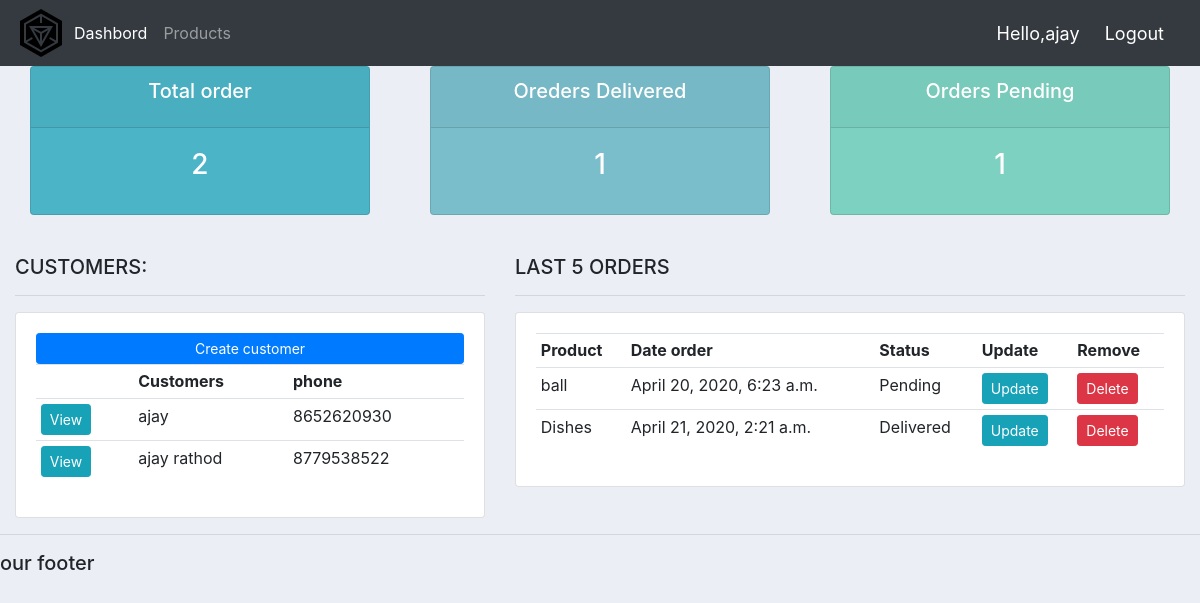
The app's page / (signed in) with its own data.
### accounts/models.py (models this page shows, shortened)
class Customer(models.Model):
	User = models.OneToOneField(User, null = True, on_delete = models.CASCADE)
	name = models.CharField(max_length = 200, null = True)
	phone = models.CharField(max_length = 200, null = True)
	email = models.CharField(max_length = 200, null = True)
	date_created = models.DateTimeField(auto_now_add = True, null = True)

class Order(models.Model):
	STATUS = (
			('Pending', 'Pending'),
			('Out for delivery', 'Out for delivery'),
			('Delivered', 'Delivered'),
		)
	customer = models.ForeignKey(Customer, null = True, on_delete = models.SET_NULL)
	product = models.ForeignKey(Product, null = True, on_delete = models.SET_NULL)
	date_created = models.DateTimeField(auto_now_add = True, null = True)
	status = models.CharField(max_length = 200, null = True, choices =STATUS)

class Product(models.Model):
	CATEGORY = (
			('Indoor', 'Indoor'),
			('Out Door', 'out Door'),
		)
	name = models.CharField(max_length = 200, null = True)
	price = models.FloatField(null = True)
	category = models.CharField(max_length = 200, null = True, choices = CATEGORY)
	description = models.CharField(max_length = 200, null = True, blank = True)
	date_created = models.DateTimeField(auto_now_add = True, null = True)
	tags = models.ManyToManyField(Tag)
	def __str__(self):
		return self.name

### accounts/decorators.py (the view)
	def wrapper_function(request, *args, **kwargs):
		group = None
		if request.user.groups.exists():
			group = request.user.groups.all()[0].name
		if group == 'customer':
			return redirect('user-page')
		if group == 'admin':
			return view_func(request, *args, **kwargs)

### accounts/views.py (called while the page is built)
@login_required(login_url = 'login')
@admin_only
def home(request):
	orders = Order.objects.all()
	customers = Customer.objects.all()
	total_customers = customers.count()
	total_orders = orders.count()
	delivered = orders.filter(status = 'Delivered').count()
	pending = orders.filter(status = 'Pending').count()
	context = {'orders':orders, 'customers':customers,
	 'total_orders':total_orders, 'delivered':delivered, 'pending':pending}
	return render(request, "accounts/dashbord.html", context)

### accounts/templates/accounts/dashbord.html
{% extends 'accounts/main.html' %}
{% block content %}
{% include 'accounts/status.html' %}
<br>
<div class="row">
	<div class="col-md-5">
		<h5>CUSTOMERS:</h5>
		<hr>
		<div class="card card-body">
			<a class="btn btn-primary btn-sm btn-block" href="">Create customer</a>
			<table class="table table-sm">
				<tr>
					<th></th>
					<th>Customers</th>
					<th>phone</th>
				</tr>
					{% for customer in customers %}
					<tr>
						<td><a class="btn  btn-sm btn-info" href="{% url 'customer' customer.id %}">View</a></td>
						<td>{{customer.name}}</td>
						<td>{{customer.phone}}</td>
						</tr>
					{% endfor %}
			</table>
		</div>
	</div>
	<div class="col-md-7">
		<h5>LAST 5 ORDERS</h5>
		<hr>
			<div class="card card-body">
				<table class="table table-sm">
					<tr>
						<th>Product</th>
						<th>Date order</th>
						<th>Status</th>
						<th>Update</th>
						<th>Remove</th>
					</tr>
					{% for order in orders %}
					<tr>
						<td>{{order.product}}</td>
						<td>{{order.date_created}}</td>
						<td>{{order.status}}</td>
						<td><a class="btn  btn-sm btn-info" href="{% url 'update_order' order.id %}">Update</a></td>
						<td><a class="btn  btn-sm btn-danger" href="{% url 'delete_order' order.id %}">Delete</a></td>
						</tr>
					{% endfor %}
				</table>
			</div>
	</div>
</div>
{% endblock %}

### accounts/templates/accounts/main.html (shortened to what this page needs)
{% load static %}
<!DOCTYPE html>
<html>
<head>
	<link rel="stylesheet" href="https://stackpath.bootstrapcdn.com/bootstrap/4.3.1/css/bootstrap.min.css">
<link rel="stylesheet" type="text/css" href="{% static '/css/main.css' %}">
</head>
<body>
{% include 'accounts/navbar.html' %}
<div class="container-fluid">
{% block content %}
{% endblock %}
</div>
<hr>
<h5>our footer</h5>
</body>
</html>

### accounts/templates/accounts/navbar.html (shortened to what this page needs)
{% load static %}
<nav class="navbar navbar-expand-lg navbar-dark bg-dark">
  <img src="{% static 'images/logo.png' %}">
  <div class="collapse navbar-collapse" id="navbarNav">
    <ul class="navbar-nav">
      {% if request.user.is_staff %}
      <li class="nav-item active">
        <a class="nav-link" href="{% url 'home' %}">Dashbord</a>
      </li>
      <li class="nav-item">
        <a class="nav-link" href="{% url 'products' %}">Products</a>
      </li>
      {% endif %}
    </ul>
  </div>
  <span class ="hello_msg">Hello,{{request.user}} </span>
  <span><a class ="hello_msg" href="{% url 'logout' %}">&nbsp;Logout</a></span>
</nav>

### accounts/templates/accounts/status.html
<div class="row">
	<div class="col">
		<div class="col-md">
			<div class="card text-center text-white mb-3" id="total-orders">
				<div class="card-header">
					<h5 class="card-title">Total order</h5>
				</div>
				<div class="card-body">
					<h3 class="card-title">{{total_orders}}</h3>
				</div>
			</div>
		</div>
	</div>
	<div class="col">
		<div class="col-md">
			<div class="card text-center text-white mb-3" id="orders-deliverd">
				<div class="card-header">
					<h5 class="card-title">Oreders Delivered</h5>
				</div>
				<div class="card-body">
					<h3 class="card-title">{{delivered}}</h3>
				</div>
			</div>
		</div>
	</div>
	<div class="col">
		<div class="col-md">
			<div class="card text-center text-white mb-3" id="orders-pending">
				<div class="card-header">
					<h5 class="card-title">Orders Pending</h5>
				</div>
				<div class="card-body">
					<h3 class="card-title">{{pending}}</h3>
				</div>
			</div>
		</div>
	</div>
</div>

### accounts/static/css/main.css (style rules this page uses)
body { background-color: #ebeff5; }
#total-orders { background-color: #4cb4c7; }
#orders-deliverd { background-color: #7abecc; }
#orders-pending { background-color: #7CD1C0; }

### accounts/templates/accounts/navbar.html (style rules this page uses)
.hello_msg { color: white; font-size: 18px; margin-right: 20px; }

### records on screen
Customer: name "ajay", phone "8652620930"
Customer: name "ajay rathod", phone "8779538522"
Order: product "ball", date_created "April 20, 2020, 6:23 a.m.", status "Pending"
Order: product "Dishes", date_created "April 21, 2020, 2:21 a.m.", status "Delivered"

### other values on screen
{{ request.user }} "ajay"
{{ total_orders }} "2"
{{ delivered }} "1"
{{ pending }} "1"
